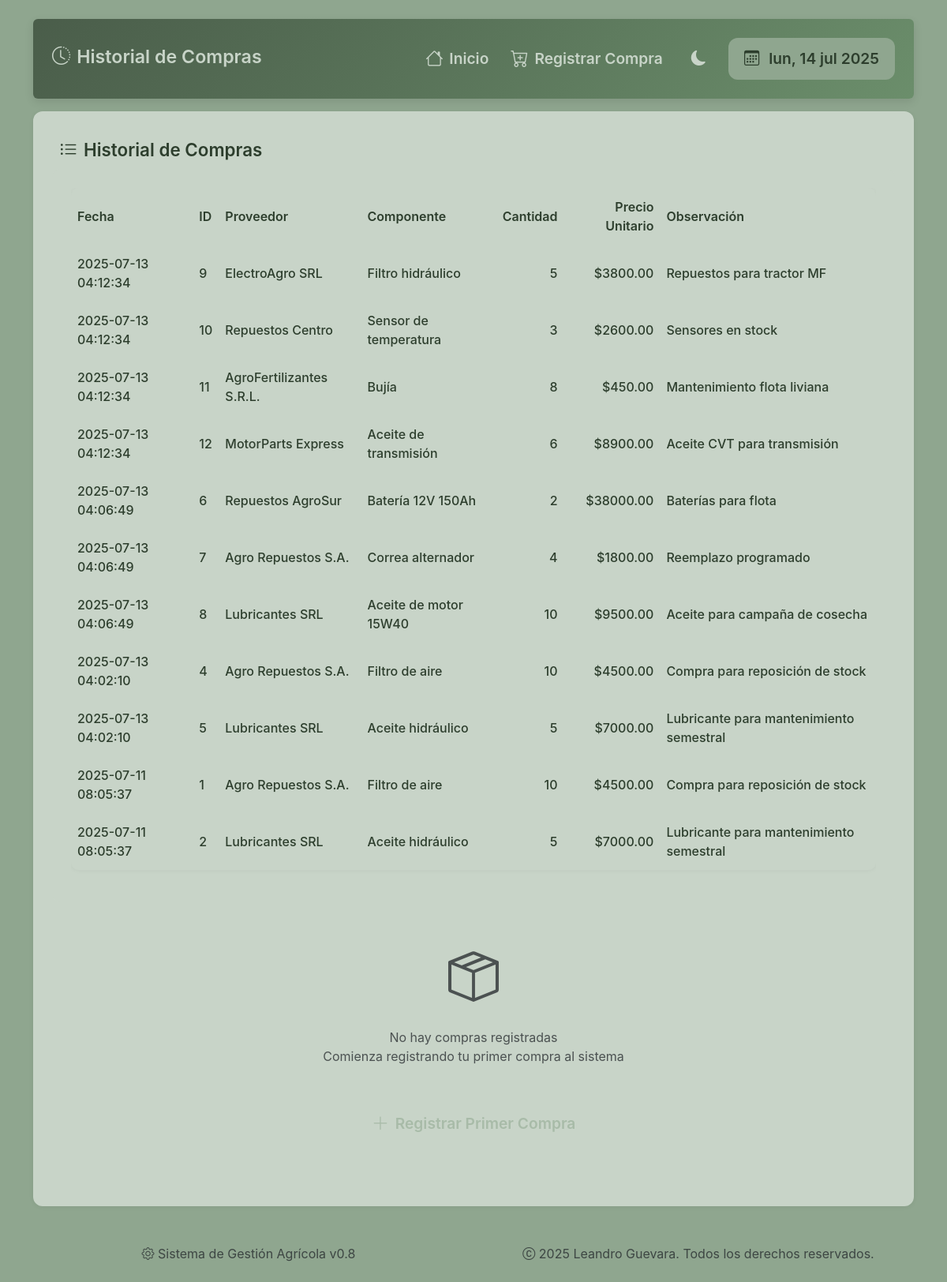
Before: /compras/ with the older database file.
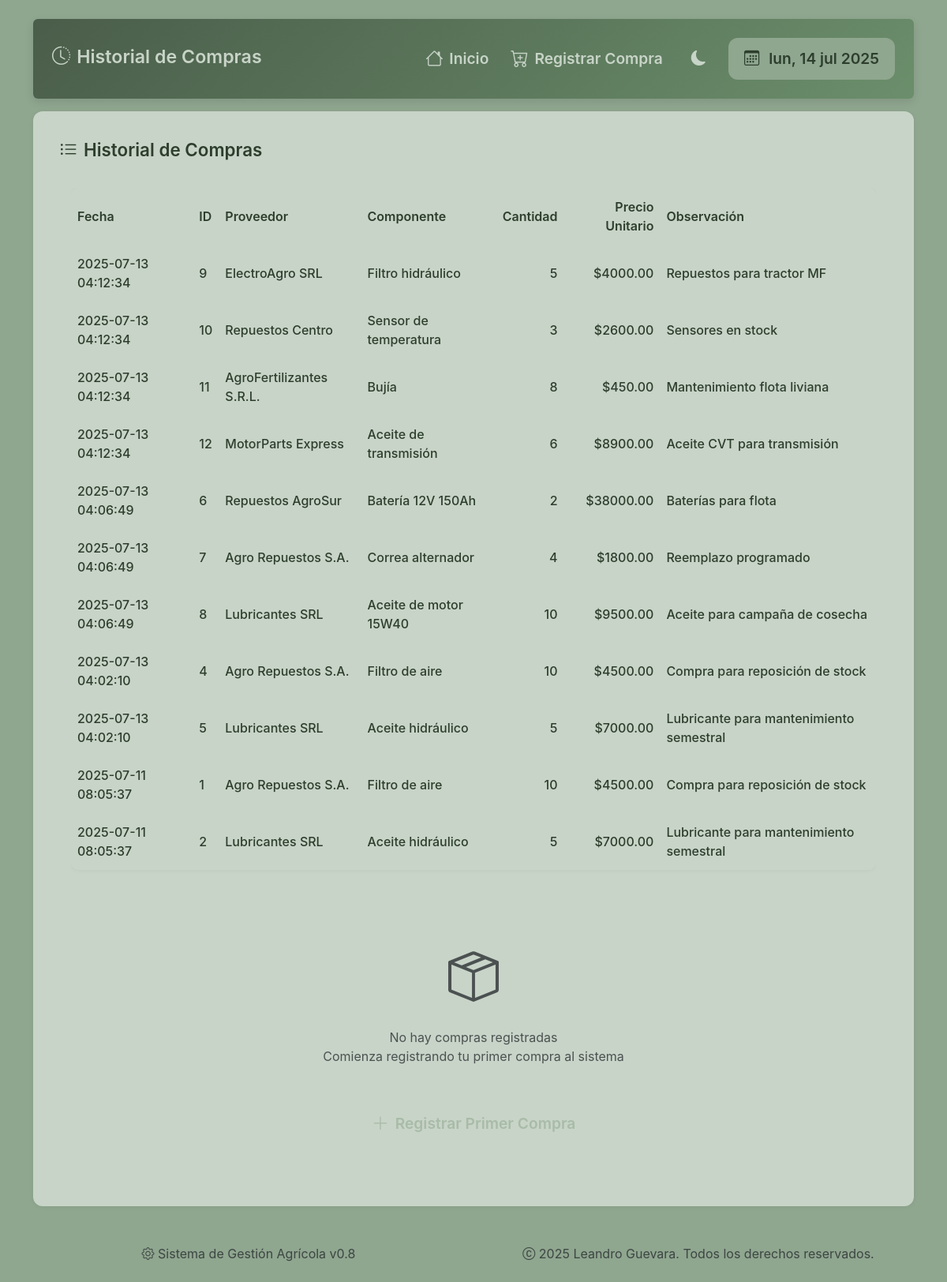
After: the same page with the newer database file.
### tables this page shows
CREATE TABLE compras (
        ID_Compra INTEGER PRIMARY KEY AUTOINCREMENT,
        ID_Proveedor INTEGER,
        ID_Componente INTEGER,
        Cantidad INTEGER,
        Precio_Unitario REAL,
        Observacion TEXT,
        Fecha TIMESTAMP DEFAULT CURRENT_TIMESTAMP,
        FOREIGN KEY (ID_Proveedor) REFERENCES proveedores(ID) ON DELETE SET NULL,
        FOREIGN KEY (ID_Componente) REFERENCES componentes(ID) ON DELETE SET NULL
    );

CREATE TABLE proveedores (
        ID INTEGER PRIMARY KEY AUTOINCREMENT,
        Nombre TEXT NOT NULL,
        Localidad TEXT,
        Contacto TEXT,
        Telefono TEXT,
        Email TEXT,
        Rubro TEXT,
        Direccion TEXT,
        Observaciones TEXT
    );

CREATE TABLE componentes (
        ID INTEGER PRIMARY KEY AUTOINCREMENT,
        ID_Componente TEXT UNIQUE,
        Nombre TEXT NOT NULL,
        Descripcion TEXT,
        Tipo TEXT,
        Foto TEXT,
        Marca TEXT,
        Modelo TEXT,
        Precio REAL
    );

### sistema_gestion_agricola/routes/compras.py (the view)
@compras_bp.route('/')
def historial_compras():
    conn = get_db_connection()
    compras = conn.execute('''
        SELECT co.Fecha, co.ID_Compra, co.Cantidad, co.Precio_Unitario, co.Observacion,
               c.Nombre AS Nombre_Componente,
               p.Nombre AS Nombre_Proveedor
        FROM compras co
        JOIN componentes c ON co.ID_Componente = c.ID
        JOIN proveedores p ON co.ID_Proveedor = p.ID
        ORDER BY co.Fecha DESC
    ''').fetchall()
    conn.close()
    return render_template('compras/historial.html', compras=compras)

### sistema_gestion_agricola/utils/db.py (called while the page is built)
def get_db_connection():
    conn = sqlite3.connect('sistema_gestion_agricola.db', timeout=10)
    conn.row_factory = sqlite3.Row
    return conn

### sistema_gestion_agricola/templates/compras/historial.html (shortened to what this page needs)
{% extends "base.html" %}
{% block content %}
<div class="page-wrapper">
    <div class="dashboard-header hidden-item p-4 mb-3 rounded">
        <div class="header-topbar">
            <div class="header-title">
                <h2 class="section-title"><i class="bi bi-clock-history"></i> Historial de Compras</h2>
            </div>
            <div class="header-controls">
                <a href="{{ url_for('index') }}"
                    class="btn btn-outline-primary btn-sm ms-2">
                    <i class="bi bi-house"></i>
                    <span class="d-none d-md-block d-md-inline">Inicio</span>
                </a>
                <a href="{{ url_for('compras.registrar_compra') }}" class="btn btn-outline-primary btn-sm">
                    <i class="bi bi-cart-plus"></i>
                    <span class="d-none d-md-block d-md-inline">Registrar Compra</span>
                </a>
                <button class="theme-toggle" id="themeToggle">
                    <i class="bi bi-moon-fill" id="themeIcon"></i>
                </button>
                <div class="calendar-badge fs-6 d-none d-lg-block">
                    <i class="bi bi-calendar3"></i> <span id="current-date"></span>
                </div>
            </div>
        </div>
    </div>
    <section class="page-section hidden-item mb-0">
        <h3 class="section-title">
            <i class="bi bi-list-ul"></i> Historial de Compras
        </h3>
        <div class="card-section hidden-item mb-0" style="border: none; box-shadow: none;">
            <div id="tableView" class="table-view hidden-item">
                <div class="table-responsive hidden-item">
                    <table class="table table-hover hidden-item align-middle">
                        <thead>
                            <tr>
                                <th class="d-none d-md-table-cell">Fecha</th>
                                <th class="d-none d-lg-table-cell">ID</th>
                                <th>Proveedor</th>
                                <th>Componente</th>
                                <th class="text-end d-none d-md-table-cell">Cantidad</th>
                                <th class="text-end d-none d-md-table-cell">Precio Unitario</th>
                                <th class="d-none d-lg-table-cell">Observación</th>
                            </tr>
                        </thead>
                        <tbody>
                            {% for compra in compras %}
                            <tr class="clickable-row" data-id="{{ compra['ID_Compra'] }}">
                                <td class="d-none d-md-table-cell">{{ compra['Fecha'] }}</td>
                                <td class="d-none d-lg-table-cell">{{ compra['ID_Compra'] }}</td>
                                <td>{{ compra['Nombre_Proveedor'] }}</td>
                                <td>{{ compra['Nombre_Componente'] }}</td>
                                <td class="d-none d-md-table-cell text-end">{{ compra['Cantidad'] }}</td>
                                <td class="d-none d-md-table-cell text-end">${{ '%.2f' | format(compra['Precio_Unitario']) }}</td>
                                <td class="d-none d-lg-table-cell">{{ compra['Observacion'] or '-' }}</td>
                            </tr>
                            {% endfor %}
                        </tbody>
                    </table>
                </div>
            </div>
        </div>
        {% if not compra %}
        <div class="empty-state text-center py-5">
            <i class="bi bi-box-seam text-muted" style="font-size: 4rem;"></i>
            <h4 class="text-muted mt-3">No hay compras registradas</h4>
            <p class="text-muted mb-5">Comienza registrando tu primer compra al sistema</p>
                <a href="{{ url_for('compras.registrar_compra') }}"
                    class="btn btn-outline-secondary">
                    <i class="bi bi-plus-lg"></i> Registrar Primer Compra
                </a>
        </div>
        {% endif %}
    </section>
</div>
{% endblock %}

Changed rows visible on the page:
changed compras "Repuestos para tractor MF": Precio_Unitario "3800.00" → "4000.00"
